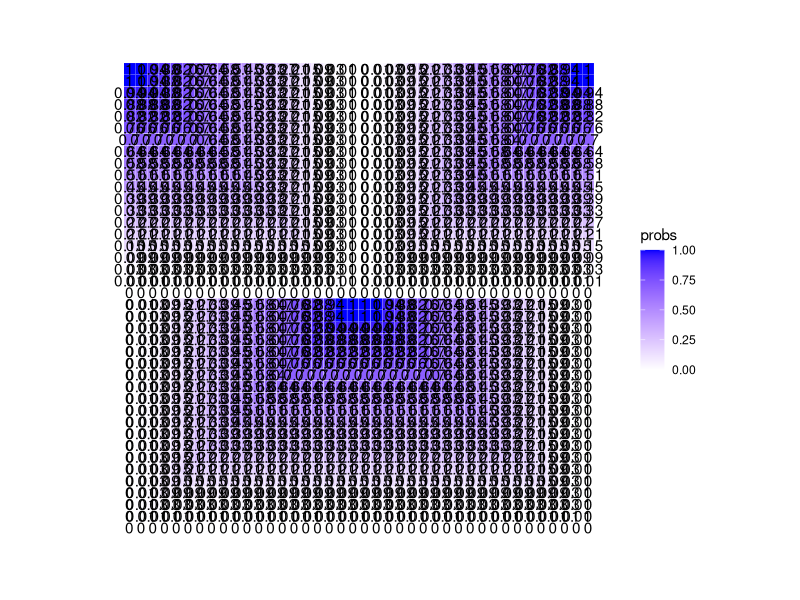
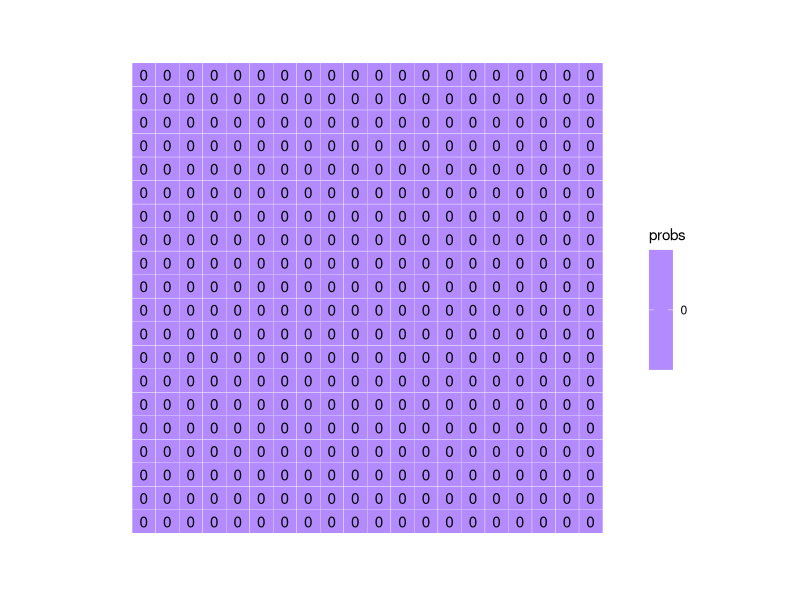
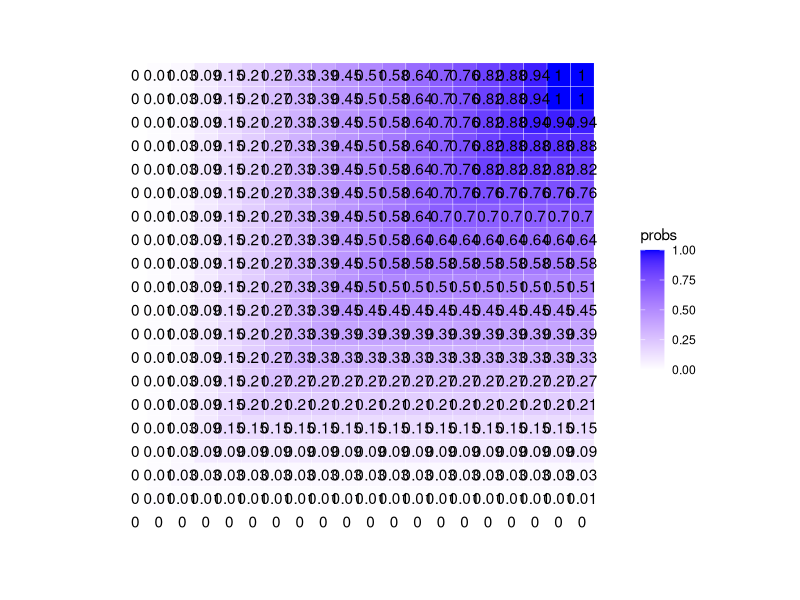
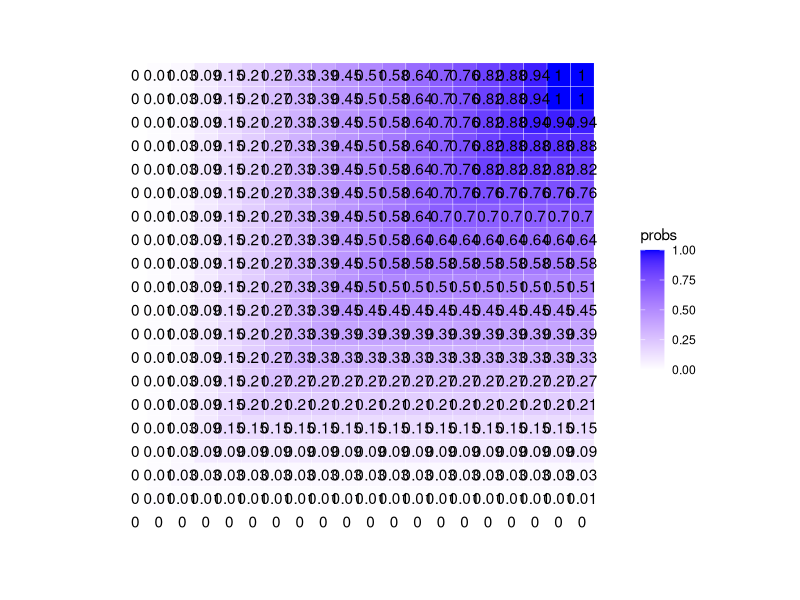
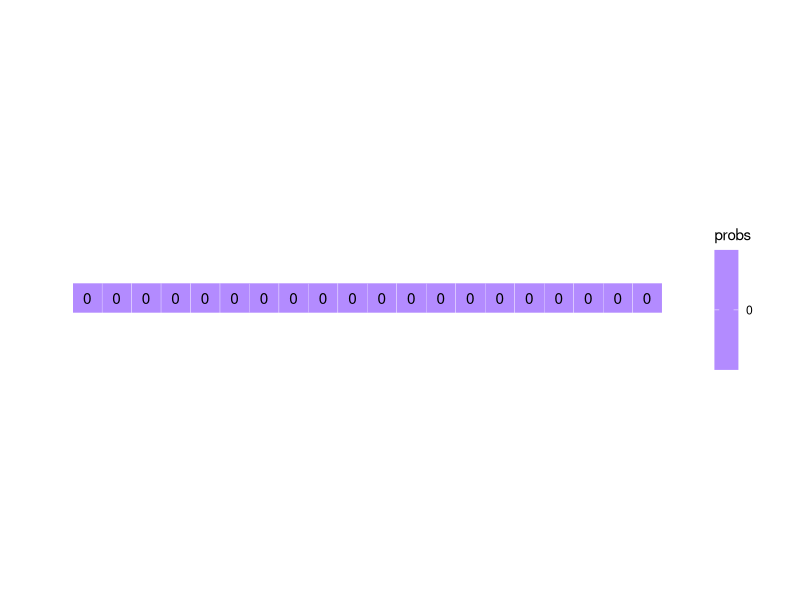
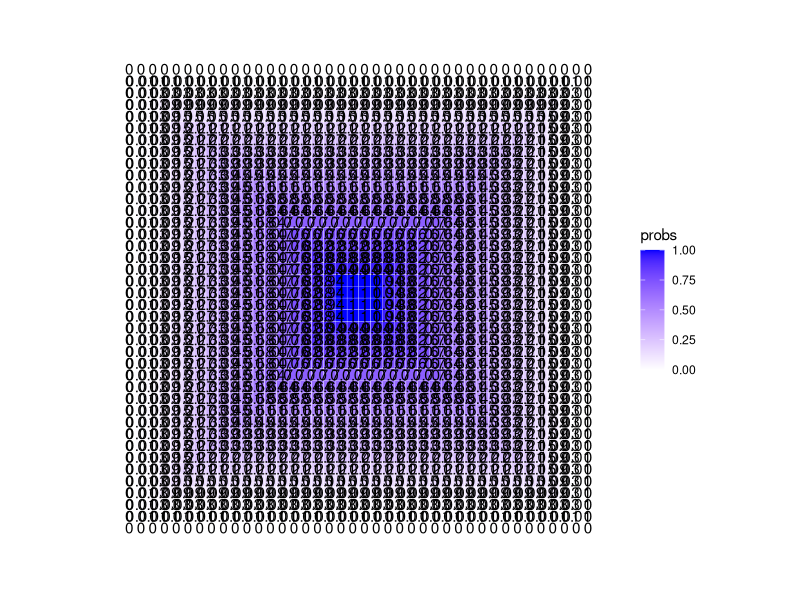
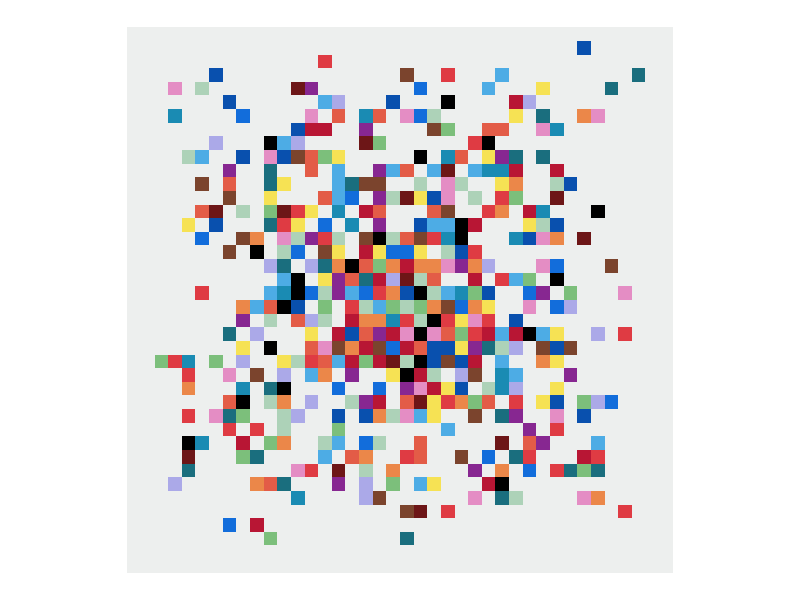

Write the R code that produced these figures, in order.
##########################################################################
# Load packages
library(tidyverse)

# Define a function to generate a random vector of colors
generate_color_vector <- function(size, colors) {

  # Create a size^2 vector filled with a random sample of colors from a color list
  color_vector <- sample(x = colors,
                         size = size * size,   # "size" is the # of squares on each side
                         replace = TRUE)

  return(color_vector)
}

# Set the size of the desired grid and calculate number of circuits
size <- 40
circuits <- ifelse(size %% 2 == 0, size/2, (size+1)/2)

# Define the colors
# I did my best to sample the unique colors from his work and this is what I got.
# I've read that the paper he used for color inspo came in 18 unique colors,
# but I've only identified about 16 unique colors for now. I do think there are some
# more to be distinguished in there between the darker blues and red-oranges.
# Removing white for this iteration.

# My original sampling:
# colors <- c(#"#ECECE4", # Paper
#             "#007b7b", # Teal
#             "#243B81", # Dark blue
#             "#3BADC7", # Light blue
#             "#0465C3", # Blue
#             "#eda29a", # Pink
#             "#d2a1c0", # Light purple
#             "#9f1c6c", # Purple
#             "#952017", # Dark red
#             "       ", # Red
#             "#c3280b", # Red orange
#             "#e4581c", # Orange
#             "#eb871b", # Light orange
#             "#fccd02", # Yellow
#             "#955507", # Brown
#             "#0b0c18", # Black
#             "#017834", # Dark green
#             "#74aa3a", # Green
#             "#b1c575", # Light green)

# My second sampling, too washed out
# colors <- c(#"#ECECE4", # Paper
#             "#0F6864", # Teal
#             "#165195", # Dark blue
#             "#26ADE5", # Light blue
#             "#0F6CBA", # Blue
#             "#DD97B3", # Pink
#             "#B1B0D0", # Light purple
#             "#7D3678", # Purple
#             "#6B170D", # Dark red
#             "#A8272B", # Red
#             "#CB4C39", # Red orange
#             "#D5653F", # Orange
#             "#E3873E", # Light orange
#             "#F3D040", # Yellow
#             "#874E33", # Brown
#             "#000000", # Black
#             "#23695F", # Dark green
#             "#86B06E", # Green
#             "#AFCBA3", # Light green)

# My final sampling, maybe too vibrant?
colors <- c(#"#EDEFEE", # Paper
            "#1A8BB3", # Teal - no longer teal, just bright blue
            "#0950AE", # Dark blue
            "#4DACE5", # Light blue
            "#126DDB", # Blue
            "#E48DC4", # Pink
            "#ABA9E8", # Light purple
            "#872791", # Purple
            "#6D1617", # Dark red
            "#B81634", # Red
            "#DF3B43", # Red orange
            "#E35C47", # Orange
            "#EB8749", # Light orange
            "#F6E254", # Yellow
            "#7B442D", # Brown
            "#000000", # Black
            "#1A6E7E", # Dark green - no longer dark green, now looks teal
            "#7CBF7B", # Green
            "#ADD2B8") # Light green

# Generate the color grid
color_vector <- generate_color_vector(size, colors)

# Create a data frame for the grid coordinates
df <- expand.grid(x = 1:size, y = 1:size)

# Add the corresponding color to each grid cell coordinate
df$color <- color_vector

# I now have a data frame full of random colors and I want to make some of
# them paper-white, based on a set of probabilities.

# Include my function that calculates probabilities based on circuits
# Maybe I should make it based on size? I will already have circuits, though.
get_prob_vector <- function(circuits){

  first10perc <- seq(0, 0.02857143, length.out = round(circuits*.10)+1) # 3

  last90perc_length <- circuits - length(first10perc)

  last10perc_length <- round(last90perc_length * (1/9)) # 2

  middle80perc_length <- last90perc_length - last10perc_length # 15

  middle80perc <- seq(0.02857143, 1, length.out = middle80perc_length+2)[-c(1, middle80perc_length+2)]

  last10perc <- rep(1, last10perc_length)

  prob_vector <- c(first10perc, middle80perc, last10perc)

  return(prob_vector)
}

prob_vector <- get_prob_vector(circuits)

# Create function that builds the prob matrix
get_prob_matrix <- function(size, prob_vector){

  # Calculate quad size same way as circuits
  quad_size <- ifelse(size %% 2 == 0, size/2, (size+1)/2)

  # Create empty matrix for the quad
  M <- matrix(0, nrow = quad_size, ncol = quad_size)

  # For loop to assign prob_vector to correct cells in quadrant
  for (i in 1:quad_size){

    M[i, i:quad_size] <- prob_vector[i]
    M[i:quad_size, i] <- prob_vector[i]
  }

  # if size is even,
  if(size %% 2 == 0){
    # mirror horizontally and column bind
    M_right <- apply(M, 1, rev)
    M <- cbind(M, M_right)

    # then mirror vertically and row bind
    M_down <- apply(M, 2, rev)
    M <- rbind(M, M_down)

  }else{ # if size is odd
    # mirror all but last col horizontally and col bind
    M_right <- apply(M[ , 1:(quad_size-1)], 1, rev)
    M <- cbind(M, M_right)

    # then mirror all but last row vertically and row bind
    M_down <- apply(M[1:(quad_size-1), ], 2, rev)
    M <- rbind(M, M_down)

  }

  return(M)
}

M <- get_prob_matrix(size, prob_vector)


# Apply M to df as a vector
df$probs <- as.vector(M)

# Can I verify I did this correctly by plotting a rounded version of each
# prob inside a tile? I asked ChatGPT to do this quickly and it came through

ggplot(df, aes(x = x, y = y, label = round(probs, 2))) +
  geom_tile(aes(fill = probs), colour = "white") +
  geom_text() +
  scale_fill_gradient(low = "white", high = "blue") +
  theme_minimal() +
  theme(axis.text = element_blank(),
        axis.title = element_blank(),
        panel.grid = element_blank(),
        plot.margin = margin(1, 1, 1, 1, "cm")) +
  coord_fixed()

# Oh nooooo, something has gone wrong with my flipping. When I first create M,
# I know the initial quadrant is probably correct, but let's use this plotting
# method to verify that, and then view the plot at each stage of flipping.
# I may need to use a different method of flipping. Pasted image in Notion.

# I just cleared my environment and reran all code EXCEPT creating the
# get_prob_matrix function

quad_size <- ifelse(size %% 2 == 0, size/2, (size+1)/2)

# Create empty matrix for the quad
M <- matrix(0, nrow = quad_size, ncol = quad_size)

# Plot the empty matrix
grid_data <- expand.grid(row = 1:20, col = 1:20)
grid_data$probs <- as.vector(M)

ggplot(grid_data, aes(x = col, y = row, label = round(probs, 2))) +
  geom_tile(aes(fill = probs), colour = "white") +
  geom_text() +
  scale_fill_gradient(low = "white", high = "blue") +
  theme_minimal() +
  theme(axis.text = element_blank(),
        axis.title = element_blank(),
        panel.grid = element_blank(),
        plot.margin = margin(1, 1, 1, 1, "cm")) +
  coord_fixed()

# For loop to assign prob_vector to correct cells in quadrant
for (i in 1:quad_size){

  M[i, i:quad_size] <- prob_vector[i]
  M[i:quad_size, i] <- prob_vector[i]
}

# Plot again
grid_data$probs <- as.vector(M)

ggplot(grid_data, aes(x = col, y = row, label = round(probs, 2))) +
  geom_tile(aes(fill = probs), colour = "white") +
  geom_text() +
  scale_fill_gradient(low = "white", high = "blue") +
  theme_minimal() +
  theme(axis.text = element_blank(),
        axis.title = element_blank(),
        panel.grid = element_blank(),
        plot.margin = margin(1, 1, 1, 1, "cm")) +
  coord_fixed()

# Nooooo. Could it be as.vector? Try reshape2::melt() instead

grid_data$probs <- reshape2::melt(M)[, 3]

ggplot(grid_data, aes(x = col, y = row, label = round(probs, 2))) +
  geom_tile(aes(fill = probs), colour = "white") +
  geom_text() +
  scale_fill_gradient(low = "white", high = "blue") +
  theme_minimal() +
  theme(axis.text = element_blank(),
        axis.title = element_blank(),
        panel.grid = element_blank(),
        plot.margin = margin(1, 1, 1, 1, "cm")) +
  coord_fixed()

# No, same issue, it's not building the quad correctly. Ok, let's draw it out.

ggplot(grid_data |> filter(row == 1), aes(x = col, y = row, label = round(probs, 2))) +
  geom_tile(aes(fill = probs), colour = "white") +
  geom_text() +
  scale_fill_gradient(low = "white", high = "blue") +
  theme_minimal() +
  theme(axis.text = element_blank(),
        axis.title = element_blank(),
        panel.grid = element_blank(),
        plot.margin = margin(1, 1, 1, 1, "cm")) +
  coord_fixed()

# if size is even,
if(size %% 2 == 0){
  # mirror horizontally and column bind
  M_right <- apply(M, 1, rev)
  M <- cbind(M, M_right)

  # then mirror vertically and row bind
  M_down <- apply(M, 2, rev)
  M <- rbind(M, M_down)

}else{ # if size is odd
  # mirror all but last col horizontally and col bind
  M_right <- apply(M[ , 1:(quad_size-1)], 1, rev)
  M <- cbind(M, M_right)

  # then mirror all but last row vertically and row bind
  M_down <- apply(M[1:(quad_size-1), ], 2, rev)
  M <- rbind(M, M_down)

}

#########################################################################
# Notes in Notion - fixed plot code to add scale_y_reverse and fixed
# get_prob_matrix to use flipud and fliplr from {pracma}

# Load packages
library(tidyverse)
library(pracma)

# Define a function to generate a random vector of colors
generate_color_vector <- function(size, colors) {

  # Create a size^2 vector filled with a random sample of colors from a color list
  color_vector <- sample(x = colors,
                         size = size * size,   # "size" is the # of squares on each side
                         replace = TRUE)

  return(color_vector)
}

# Set the size of the desired grid and calculate number of circuits
size <- 40
circuits <- ifelse(size %% 2 == 0, size/2, (size+1)/2)

# Define the colors
colors <- c(#"#EDEFEE", # Paper
  "#1A8BB3", # Teal - no longer teal, just bright blue
  "#0950AE", # Dark blue
  "#4DACE5", # Light blue
  "#126DDB", # Blue
  "#E48DC4", # Pink
  "#ABA9E8", # Light purple
  "#872791", # Purple
  "#6D1617", # Dark red
  "#B81634", # Red
  "#DF3B43", # Red orange
  "#E35C47", # Orange
  "#EB8749", # Light orange
  "#F6E254", # Yellow
  "#7B442D", # Brown
  "#000000", # Black
  "#1A6E7E", # Dark green - no longer dark green, now looks teal
  "#7CBF7B", # Green
  "#ADD2B8") # Light green

# Generate the color grid
color_vector <- generate_color_vector(size, colors)

# Create a data frame for the grid coordinates
df <- expand.grid(x = 1:size, y = 1:size)

# Add the corresponding color to each grid cell coordinate
df$color <- color_vector

# Include my function that calculates probabilities based on circuits
# Maybe I should make it based on size? I will already have circuits, though.
get_prob_vector <- function(circuits){

  first10perc <- seq(0, 0.02857143, length.out = round(circuits*.10)+1) # 3

  last90perc_length <- circuits - length(first10perc)

  last10perc_length <- round(last90perc_length * (1/9)) # 2

  middle80perc_length <- last90perc_length - last10perc_length # 15

  middle80perc <- seq(0.02857143, 1, length.out = middle80perc_length+2)[-c(1, middle80perc_length+2)]

  last10perc <- rep(1, last10perc_length)

  prob_vector <- c(first10perc, middle80perc, last10perc)

  return(prob_vector)
}

prob_vector <- get_prob_vector(circuits)

# Create function that builds the prob matrix
get_prob_matrix <- function(size, prob_vector){

  # Calculate quad size same way as circuits
  quad_size <- ifelse(size %% 2 == 0, size/2, (size+1)/2)

  # Create empty matrix for the quad
  M <- matrix(0, nrow = quad_size, ncol = quad_size)

  # For loop to assign prob_vector to correct cells in quadrant
  for (i in 1:quad_size){

    M[i, i:quad_size] <- prob_vector[i]
    M[i:quad_size, i] <- prob_vector[i]
  }

  # if size is even,
  if(size %% 2 == 0){
    # mirror horizontally and column bind
    M_right <- pracma::fliplr(M)
    M <- cbind(M, M_right)

    # then mirror vertically and row bind
    M_down <- pracma::flipud(M)
    M <- rbind(M, M_down)

  }else{ # if size is odd
    # mirror all but last col horizontally and col bind
    M_right <- pracma::fliplr(M[ , 1:(quad_size-1)])
    M <- cbind(M, M_right)

    # then mirror all but last row vertically and row bind
    M_down <- pracma::flipud(M[1:(quad_size-1), ])
    M <- rbind(M, M_down)

  }

  return(M)
}

M <- get_prob_matrix(size, prob_vector)


# Apply M to df as a vector
df$probs <- as.vector(M)

# Plot, but make sure the x axis is reversed

ggplot(df, aes(x = x, y = y, label = round(probs, 2))) +
  geom_tile(aes(fill = probs), colour = "white") +
  geom_text() +
  scale_fill_gradient(low = "white", high = "blue") +
  scale_y_reverse() +
  theme_minimal() +
  theme(axis.text = element_blank(),
        axis.title = element_blank(),
        panel.grid = element_blank(),
        plot.margin = margin(1, 1, 1, 1, "cm")) +
  coord_fixed()

###################################################
# 2/26/2024

# Load packages
library(tidyverse)
library(pracma)

# Create functions needed (will source these)

# Define a function to generate a random vector of colors
generate_color_vector <- function(size, colors) {

  # Create a size^2 vector filled with a random sample of colors from a color list
  color_vector <- sample(x = colors,
                         size = size * size,   # "size" is the # of squares on each side
                         replace = TRUE)

  return(color_vector)
}

# Create function that calculates probabilities based on circuits
get_prob_vector <- function(circuits){

  first10perc <- seq(0, 0.02857143, length.out = round(circuits*.10)+1) # 3

  last90perc_length <- circuits - length(first10perc)

  last10perc_length <- round(last90perc_length * (1/9)) # 2

  middle80perc_length <- last90perc_length - last10perc_length # 15

  middle80perc <- seq(0.02857143, 1, length.out = middle80perc_length+2)[-c(1, middle80perc_length+2)]

  last10perc <- rep(1, last10perc_length)

  prob_vector <- c(first10perc, middle80perc, last10perc)

  return(prob_vector)
}

# Create function that builds the prob matrix
get_prob_matrix <- function(size, prob_vector){

  # Calculate quad size same way as circuits
  quad_size <- ifelse(size %% 2 == 0, size/2, (size+1)/2)

  # Create empty matrix for the quad
  M <- matrix(0, nrow = quad_size, ncol = quad_size)

  # For loop to assign prob_vector to correct cells in quadrant
  for (i in 1:quad_size){

    M[i, i:quad_size] <- prob_vector[i]
    M[i:quad_size, i] <- prob_vector[i]
  }

  # if size is even,
  if(size %% 2 == 0){
    # mirror horizontally and column bind
    M_right <- pracma::fliplr(M)
    M <- cbind(M, M_right)

    # then mirror vertically and row bind
    M_down <- pracma::flipud(M)
    M <- rbind(M, M_down)

  }else{ # if size is odd
    # mirror all but last col horizontally and col bind
    M_right <- pracma::fliplr(M[ , 1:(quad_size-1)])
    M <- cbind(M, M_right)

    # then mirror all but last row vertically and row bind
    M_down <- pracma::flipud(M[1:(quad_size-1), ])
    M <- rbind(M, M_down)

  }

  return(M)
}

# Set parameters (size, color, and background color will be user inputs eventually)

# Set the size of the desired grid and calculate number of circuits
size <- 40
circuits <- ifelse(size %% 2 == 0, size/2, (size+1)/2)

# Choose background color, #EDEFEE is paper, #000000 is black
background <- "#EDEFEE"

# Define the colors
colors <- c(#"#EDEFEE", # Paper
  "#1A8BB3", # Teal - no longer teal, just bright blue
  "#0950AE", # Dark blue
  "#4DACE5", # Light blue
  "#126DDB", # Blue
  "#E48DC4", # Pink
  "#ABA9E8", # Light purple
  "#872791", # Purple
  "#6D1617", # Dark red
  "#B81634", # Red
  "#DF3B43", # Red orange
  "#E35C47", # Orange
  "#EB8749", # Light orange
  "#F6E254", # Yellow
  "#7B442D", # Brown
  "#000000", # Black
  "#1A6E7E", # Dark green - no longer dark green, now looks teal
  "#7CBF7B", # Green
  "#ADD2B8") # Light green

# End user parameters

# Generate the color vector
color_vector <- generate_color_vector(size, colors)

# Create a data frame for the grid coordinates
df <- expand.grid(x = 1:size, y = 1:size)

# Add the corresponding color to each grid cell coordinate
df$color <- color_vector

# Get the probability vector
prob_vector <- get_prob_vector(circuits)

# Assign probabilityes to matrix correctly
M <- get_prob_matrix(size, prob_vector)

# Apply prob matrix M to df as a vector
df$probs <- as.vector(M)

#######################
# New stuff starts here:

# Create a function that creates a new color column to replace the old one
get_kelly_III_vector <- function(df, background){

  # Write a loop that iterates over each row in df
  for (i in 1:nrow(df)){

    if (df$probs[i] == 0){
      df$color[i] <- background
    } else if (df$probs[i] == 1){
      df$color[i] <- df$color[i]
    } else {

      # If the random is greater than probs, assign background, if not, do nothing
      # grab a random number between 0 and 1
      random <- runif(n = 1)

      if (random > df$probs[i]){
        df$color[i] <- background
      }
    }
  }

  return(df)

}

df <- get_kelly_III_vector(df, background)

#######################
# End new stuff

# Plot
kelly_colors_III <-
  ggplot(df, aes(x = x, y = y, fill = color)) +
  geom_tile() +  # Add tiles
  scale_fill_identity() +  # Use the colors stored as strings in the color column
  theme_void() +  # Remove axis labels and background
  coord_equal()  # Use equal aspect ratio

# Print the plot
kelly_colors_III


##### Create a replacement get_color_vector function
get_color_vector <- function(size, colors){

  # Define an empty size x size matrix
  color_matrix <- matrix("", nrow = size, ncol = size)

  # For loop to go row by row
  for (i in 1:nrow(color_matrix)){

    # For loop to go column by column
    for (j in 1:ncol(color_matrix)){

      # If you're in the first cell, assign a random color
      if (i == 1 && j == 1){
        color_matrix[i,j] <- sample(x = colors,
                                    size = 1,
                                    replace = TRUE)
      } else if (i == 1 && j != 1){ # if rest of first row

        # Check the color of the cell to the left
        left_color <- color_matrix[i, j-1]
        # Assign anything but that color to this cell
        color_matrix[i,j] <- sample(x = colors[-which(colors == left_color)],
                                    size = 1,
                                    replace = TRUE)

      } else if (i != 1 && j == 1){ # if in 1st col of rows 2:end

        # Check the color of the cell above
        up_color <- color_matrix[i-1, j]
        # Assign anything but that color to this cell
        color_matrix[i,j] <- sample(x = colors[-which(colors == up_color)],
                                    size = 1,
                                    replace = TRUE)
      } else if (i != 1 && j != 1){

        # Check both left and up colors
        left_color <- color_matrix[i, j-1]
        up_color <- color_matrix[i-1, j]

        # Check if they're the same color, if so, assign other color
        if (left_color == up_color){
          color_matrix[i,j] <- sample(x = colors[-which(colors == up_color)],
                                      size = 1,
                                      replace = TRUE)
        } else {

          # If colors aren't the same, assign a random color
          color_matrix[i,j] <- sample(x = colors,
                                      size = 1,
                                      replace = TRUE)
        }
      }
    }
  }

  # return the color matrix as a vector
  return(as.vector(color_matrix))
}


# Second try to create a replacement get_color_vector function
get_color_vector <- function(size, colors){

  # Define an empty size x size matrix
  color_matrix <- matrix("", nrow = size, ncol = size)

  # For loop to go row by row
  for (i in 1:nrow(color_matrix)){

    # For loop to go column by column
    for (j in 1:ncol(color_matrix)){

      # If you're in the first cell, assign a random color
      if (i == 1 && j == 1){
        color_matrix[i,j] <- sample(x = colors,
                                    size = 1,
                                    replace = TRUE)
        (paste0("cell ", i, ", ", j, " filled"))
      } else if (i == 1 && j > 1){ # if rest of first row

        # Check the color of the cell to the left
        left_color <- color_matrix[i, j-1]
        # Assign anything but that color to this cell
        color_matrix[i,j] <- sample(x = colors[-which(colors == left_color)],
                                    size = 1,
                                    replace = TRUE)
        paste0("cell ", i, ", ", j, " filled")

      } else if (i == 2 && j == 1 || j == 2){ # if in 1st or 2nd col of row 2

        # Check the color of the cell above
        up_color <- color_matrix[i-1, j]
        # Assign anything but that color to this cell
        color_matrix[i,j] <- sample(x = colors[-which(colors == up_color)],
                                    size = 1,
                                    replace = TRUE)
        paste0("cell ", i, ", ", j, " filled")
      } else if (i == 2 && j > 2){ # if in second row, cols 3:end

        # Check both 2 left and 1 up colors, plus up_left
        left_color1 <- color_matrix[i, j-1]
        left_color2 <- color_matrix[i, j-2]
        up_color <- color_matrix[i-1, j]
        up_left_color <- color_matrix[i-1, j-1]

        # Check if they're the same color, if so, assign other color
        if (left_color1 == up_color || left_color1 == left_color2 || left_color1 == up_left_color){
          color_matrix[i,j] <- sample(x = colors[-which(colors %in% c(up_color, left_color1))],
                                      size = 1,
                                      replace = TRUE)
          paste0("cell ", i, ", ", j, " filled")
        } else {

          # If colors aren't the same, assign a random color
          color_matrix[i,j] <- sample(x = colors,
                                      size = 1,
                                      replace = TRUE)
          paste0("cell ", i, ", ", j, " filled")
        }
      } else if (i > 2 && j == 1){ # if in first col of rows 3 and down

        # Check colors of up1 and up2
        up_color1 <- color_matrix[i-1, j]
        up_color2 <- color_matrix[i-2, j]

        # Check if they're the same color, if so, assign other color
        if (up_color1 == up_color2){
          color_matrix[i,j] <- sample(x = colors[-which(colors == up_color1)],
                                      size = 1,
                                      replace = TRUE)
          paste0("cell ", i, ", ", j, " filled")
        } else {

          # If colors aren't the same, assign a random color
          color_matrix[i,j] <- sample(x = colors,
                                      size = 1,
                                      replace = TRUE)
          paste0("cell ", i, ", ", j, " filled")
        }
      } else if (i > 2 && j > 2){ # if in row 3 and down, col 3 and over

        # Check for all three conditions plus up_left
        left_color1 <- color_matrix[i, j-1]
        left_color2 <- color_matrix[i, j-2]
        up_color1 <- color_matrix[i-1, j]
        up_color2 <- color_matrix[i-2, j]
        up_left_color <- color_matrix[i-1, j-1]

        # If any matches, assign other color
        if (left_color1 == left_color2 || left_color1 == up_color1 || up_color1 == up_color2 || up_left_color == left_color1){

          color_matrix[i,j] <- sample(x = (colors[-which(colors %in% c(up_color1, left_color1))]),
                                      size = 1,
                                      replace = TRUE)
          paste0("cell ", i, ", ", j, " filled")
        } else {

          # If colors aren't the same, assign a random color
          color_matrix[i,j] <- sample(x = colors,
                                      size = 1,
                                      replace = TRUE)

        }
      }
    }
  }

  # return the color matrix as a vector
  return(as.vector(color_matrix))
}

################ THIRD TRY
# Third try to create a replacement get_color_vector function
get_color_vector <- function(size, colors){

  # Define an empty size x size matrix
  color_matrix <- matrix("", nrow = size, ncol = size)

  # For loop to go row by row
  for (i in 1:nrow(color_matrix)){

    # For loop to go column by column
    for (j in 1:ncol(color_matrix)){

      # If you're in the first (top left) cell, assign a random color
      if (i == 1 && j == 1){

        color_matrix[i,j] <- sample(x = colors,
                                    size = 1,
                                    replace = TRUE)

      # If you're in any other cell than the top left
      } else {

        # Get the colors of the five surrounding cells
        left_color1 <- ifelse((j-1) > 0, color_matrix[i, j-1], "")
        left_color2 <- ifelse((j-2) > 0, color_matrix[i, j-2], "")
        up_color1 <- ifelse((i-1) > 0, color_matrix[i-1, j], "")
        up_color2 <- ifelse((i-2) > 0, color_matrix[i-2, j], "")
        up_left_color <- ifelse((j-1) > 0 && (i-1) > 1, color_matrix[i-1, j-1], "")
        up_right_color <- ifelse((i-1) > 0 && (j+1) < (ncol(color_matrix)+1),
                                 color_matrix[i-1, j+1], "")

        # Put them in a vector called surrounding
        surrounding <- c(left_color1,
                         left_color2,
                         up_color1,
                         up_color2,
                         up_left_color,
                         up_right_color)

        # Check to see if any of the relavent cell colors match
        matching <- vector(mode = "character", length = 8)

        matching[1] <- ifelse(left_color1 == left_color2, left_color1, "")
        matching[2] <- ifelse(left_color1 == up_color1, left_color1, "")
        matching[3] <- ifelse(up_color1 == up_color2, up_color1, "")
        matching[4] <- ifelse(up_left_color == left_color1, up_left_color, "")
        matching[5] <- ifelse(up_left_color == up_color1, up_left_color, "")
        matching[6] <- ifelse(up_right_color == up_color1, up_right_color, "")
        matching[7] <- ifelse(up_left_color == left_color1, up_color1, "")
        matching[8] <- ifelse(up_left_color == up_color1, left_color1, "")


        matching <- unique(matching[which(matching != "")])

        # If there were no matches
        if (length(matching) == 0){

          # Assign any random color
          color_matrix[i,j] <- sample(x = colors,
                                      size = 1,
                                      replace = TRUE)

        } else { # If there WERE matches

          # Assign any other color than those in matches vector
          color_matrix[i,j] <- sample(x = colors[-which(colors %in% matching)],
                                      size = 1,
                                      replace = TRUE)
        }
      }
    }
  }
  # return the color matrix as a vector
  return(as.vector(color_matrix))
}

